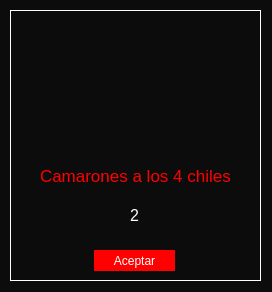
<?xml version="1.0" encoding="UTF-8"?>
<ui version="4.0">
 <class>confirmacion_comanda</class>
 <widget class="QDialog" name="confirmacion_comanda">
  <property name="geometry">
   <rect>
    <x>0</x>
    <y>0</y>
    <width>272</width>
    <height>292</height>
   </rect>
  </property>
  <property name="windowTitle">
   <string>Dialog</string>
  </property>
  <property name="styleSheet">
   <string notr="true">background-color: qlineargradient(spread:pad, x1:0, y1:0, x2:0, y2:0, stop:0 rgba(12, 12, 12, 255), stop:1 rgba(255, 255, 255, 255));</string>
  </property>
  <widget class="QLabel" name="lbl_img_platillo">
   <property name="geometry">
    <rect>
     <x>80</x>
     <y>30</y>
     <width>121</width>
     <height>111</height>
    </rect>
   </property>
   <property name="text">
    <string/>
   </property>
   <property name="scaledContents">
    <bool>true</bool>
   </property>
  </widget>
  <widget class="QLabel" name="lbl_nombre_Platillo">
   <property name="geometry">
    <rect>
     <x>40</x>
     <y>160</y>
     <width>191</width>
     <height>31</height>
    </rect>
   </property>
   <property name="font">
    <font>
     <pointsize>13</pointsize>
    </font>
   </property>
   <property name="styleSheet">
    <string notr="true">color:rgb(255, 0, 0)</string>
   </property>
   <property name="text">
    <string>Camarones a los 4 chiles</string>
   </property>
  </widget>
  <widget class="QPushButton" name="btn_aceptar">
   <property name="geometry">
    <rect>
     <x>94</x>
     <y>250</y>
     <width>81</width>
     <height>21</height>
    </rect>
   </property>
   <property name="styleSheet">
    <string notr="true">border:none;
color: rgb(255, 255, 255);
background-color: qconicalgradient(cx:0, cy:0, angle:0, stop:0 rgba(28, 5, 6, 255), stop:0.373979 rgba(255, 255, 255, 255), stop:0.373991 rgba(33, 30, 255, 255), stop:0.624018 rgba(33, 30, 255, 255), stop:0.624043 rgba(255, 0, 0, 255), stop:1 rgba(255, 0, 0, 255));
</string>
   </property>
   <property name="text">
    <string>Aceptar</string>
   </property>
  </widget>
  <widget class="QLabel" name="label">
   <property name="geometry">
    <rect>
     <x>10</x>
     <y>10</y>
     <width>251</width>
     <height>271</height>
    </rect>
   </property>
   <property name="styleSheet">
    <string notr="true">border: 1px solid white;
background-color: transparent;</string>
   </property>
   <property name="text">
    <string/>
   </property>
  </widget>
  <widget class="QWidget" name="layoutWidget">
   <property name="geometry">
    <rect>
     <x>70</x>
     <y>200</y>
     <width>129</width>
     <height>32</height>
    </rect>
   </property>
   <layout class="QHBoxLayout" name="horizontalLayout">
    <item>
     <widget class="QPushButton" name="btn_menos">
      <property name="minimumSize">
       <size>
        <width>30</width>
        <height>30</height>
       </size>
      </property>
      <property name="maximumSize">
       <size>
        <width>30</width>
        <height>30</height>
       </size>
      </property>
      <property name="styleSheet">
       <string notr="true">/*background-color: qlineargradient(spread:pad, x1:0, y1:0, x2:0, y2:0, stop:0 rgba(12, 12, 12, 255), stop:1 rgba(255, 255, 255, 255));*/
bacground-color:transparent;
border:none;</string>
      </property>
      <property name="text">
       <string/>
      </property>
      <property name="icon">
       <iconset>
        <normaloff>../../../../../../../imagen/less.png</normaloff>../../../../../../../imagen/less.png</iconset>
      </property>
      <property name="iconSize">
       <size>
        <width>25</width>
        <height>25</height>
       </size>
      </property>
     </widget>
    </item>
    <item>
     <spacer name="horizontalSpacer_2">
      <property name="orientation">
       <enum>Qt::Horizontal</enum>
      </property>
      <property name="sizeType">
       <enum>QSizePolicy::Fixed</enum>
      </property>
      <property name="sizeHint" stdset="0">
       <size>
        <width>10</width>
        <height>20</height>
       </size>
      </property>
     </spacer>
    </item>
    <item>
     <widget class="QLabel" name="lbl_cantidad_platillo">
      <property name="sizePolicy">
       <sizepolicy hsizetype="Fixed" vsizetype="Fixed">
        <horstretch>0</horstretch>
        <verstretch>0</verstretch>
       </sizepolicy>
      </property>
      <property name="font">
       <font>
        <pointsize>12</pointsize>
       </font>
      </property>
      <property name="styleSheet">
       <string notr="true">color: rgb(255, 255, 255);</string>
      </property>
      <property name="text">
       <string>2</string>
      </property>
     </widget>
    </item>
    <item>
     <spacer name="horizontalSpacer">
      <property name="orientation">
       <enum>Qt::Horizontal</enum>
      </property>
      <property name="sizeType">
       <enum>QSizePolicy::Fixed</enum>
      </property>
      <property name="sizeHint" stdset="0">
       <size>
        <width>10</width>
        <height>20</height>
       </size>
      </property>
     </spacer>
    </item>
    <item>
     <widget class="QPushButton" name="btn_mas">
      <property name="sizePolicy">
       <sizepolicy hsizetype="Minimum" vsizetype="Fixed">
        <horstretch>30</horstretch>
        <verstretch>30</verstretch>
       </sizepolicy>
      </property>
      <property name="minimumSize">
       <size>
        <width>30</width>
        <height>30</height>
       </size>
      </property>
      <property name="maximumSize">
       <size>
        <width>30</width>
        <height>30</height>
       </size>
      </property>
      <property name="styleSheet">
       <string notr="true">/*background-color: qlineargradient(spread:pad, x1:0, y1:0, x2:0, y2:0, stop:0 rgba(12, 12, 12, 255), stop:1 rgba(255, 255, 255, 255));*/
bacground-color:transparent;
border:none;</string>
      </property>
      <property name="text">
       <string/>
      </property>
      <property name="icon">
       <iconset>
        <normaloff>../../../../../../../imagen/plus.png</normaloff>../../../../../../../imagen/plus.png</iconset>
      </property>
      <property name="iconSize">
       <size>
        <width>25</width>
        <height>25</height>
       </size>
      </property>
     </widget>
    </item>
   </layout>
   <zorder>lbl_cantidad_platillo</zorder>
   <zorder>btn_menos</zorder>
   <zorder>btn_mas</zorder>
  </widget>
  <zorder>label</zorder>
  <zorder>layoutWidget</zorder>
  <zorder>lbl_img_platillo</zorder>
  <zorder>lbl_nombre_Platillo</zorder>
  <zorder>btn_aceptar</zorder>
 </widget>
 <resources/>
 <connections/>
</ui>
